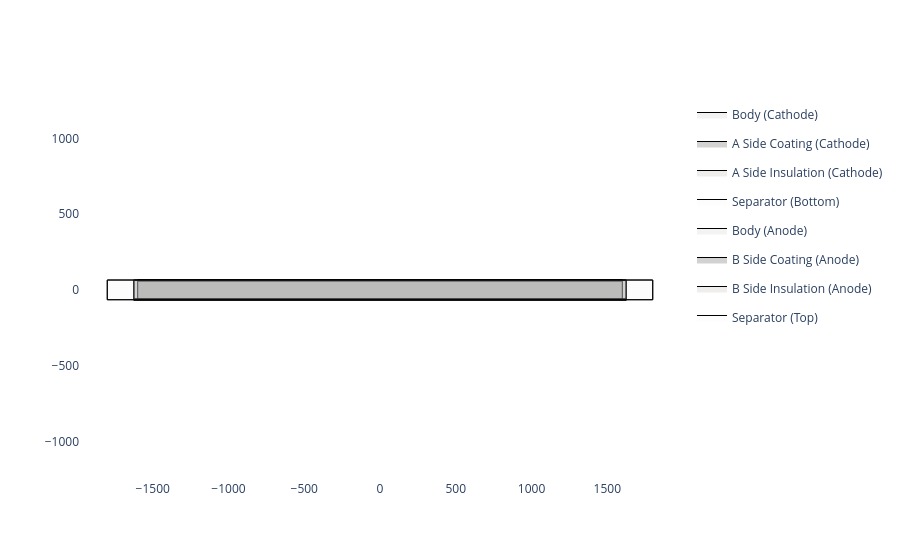

The notebook cell this image was saved under:
### Code cell
my_layup.get_top_down_view()

### Figure 1 — Plotly figure (JSON) as saved in the notebook; plotly's stock layout.template omitted (floating-point values rounded to 4 significant figures)
{"data": [{"fill": "toself", "fillcolor": "rgba(192, 192, 192, 0.2)", "legendgroup": "Body (Cathode) (Cathode)", "line": {"color": "black", "width": 1}, "mode": "lines", "name": "Body (Cathode)", "showlegend": true, "type": "scatter", "x": [-1600.0, -1600.0, -1600.0, 1600.0, 1600.0, 1600.0, -1600.0], "y": [-62.5, 62.5, 67.5, 67.5, 62.5, -62.5, -62.5]}, {"fill": "toself", "fillcolor": "rgba(47, 36, 31, 0.2)", "legendgroup": "A Side Coating (Cathode) (Cathode)", "line": {"color": "black", "width": 1}, "mode": "lines", "name": "A Side Coating (Cathode)", "type": "scatter", "x": [-1600.0, -1600.0, -1600.0, 1600.0, 1600.0, 1600.0, -1600.0, -1600.0, -1600.0, -1600.0, 1600.0, 1600.0, 1600.0, -1600.0], "y": [-62.5, 60.0, 60.0, 60.0, 60.0, -62.5, -62.5, -62.5, 60.0, 60.0, 60.0, 60.0, -62.5, -62.5]}, {"fill": "toself", "fillcolor": "rgba(176, 169, 159, 0.2)", "legendgroup": "A Side Insulation (Cathode) (Cathode)", "line": {"color": "black", "width": 1}, "mode": "lines", "name": "A Side Insulation (Cathode)", "type": "scatter", "x": [-1600.0, -1600.0, 1600.0, 1600.0, -1600.0, -1600.0, -1600.0, 1600.0, 1600.0, -1600.0], "y": [60.0, 62.5, 62.5, 60.0, 60.0, 60.0, 62.5, 62.5, 60.0, 60.0]}, {"fill": "toself", "fillcolor": "rgba(242, 242, 242, 0.2)", "legendgroup": "Separator_bottom", "line": {"color": "black", "width": 1}, "mode": "lines", "name": "Separator (Bottom)", "showlegend": true, "type": "scatter", "x": [-1800.0, -1800.0, 1800.0, 1800.0, -1800.0], "y": [-65.0, 65.0, 65.0, -65.0, -65.0]}, {"fill": "toself", "fillcolor": "rgba(192, 192, 192, 0.2)", "legendgroup": "Body (Anode) (Anode)", "line": {"color": "black", "width": 1}, "mode": "lines", "name": "Body (Anode)", "showlegend": true, "type": "scatter", "x": [-1625.0, -1625.0, -1625.0, 1625.0, 1625.0, 1625.0, -1625.0], "xaxis": "x", "y": [64.0, -64.0, -69.0, -69.0, -64.0, 64.0, 64.0], "yaxis": "y"}, {"fill": "toself", "fillcolor": "rgba(31, 31, 31, 0.2)", "legendgroup": "B Side Coating (Anode) (Anode)", "line": {"color": "black", "width": 1}, "mode": "lines", "name": "B Side Coating (Anode)", "type": "scatter", "x": [-1625.0, -1625.0, -1625.0, 1625.0, 1625.0, 1625.0, -1625.0, -1625.0, -1625.0, -1625.0, 1625.0, 1625.0, 1625.0, -1625.0], "xaxis": "x", "y": [64.0, -61.5, -61.5, -61.5, -61.5, 64.0, 64.0, 64.0, -61.5, -61.5, -61.5, -61.5, 64.0, 64.0], "yaxis": "y"}, {"fill": "toself", "fillcolor": "rgba(176, 169, 159, 0.2)", "legendgroup": "B Side Insulation (Anode) (Anode)", "line": {"color": "black", "width": 1}, "mode": "lines", "name": "B Side Insulation (Anode)", "type": "scatter", "x": [-1625.0, -1625.0, 1625.0, 1625.0, -1625.0, -1625.0, -1625.0, 1625.0, 1625.0, -1625.0], "xaxis": "x", "y": [-61.5, -64.0, -64.0, -61.5, -61.5, -61.5, -64.0, -64.0, -61.5, -61.5], "yaxis": "y"}, {"fill": "toself", "fillcolor": "rgba(242, 242, 242, 0.2)", "legendgroup": "Separator_top", "line": {"color": "black", "width": 1}, "mode": "lines", "name": "Separator (Top)", "showlegend": true, "type": "scatter", "x": [-1800.0, -1800.0, 1800.0, 1800.0, -1800.0], "y": [-65.0, 65.0, 65.0, -65.0, -65.0]}], "layout": {"paper_bgcolor": "white", "plot_bgcolor": "white", "xaxis": {"range": [-1980.0, 1980.0], "scaleanchor": "y", "title": {"text": ""}, "zeroline": false}, "yaxis": {"range": [-75.83, 74.33], "title": {"text": ""}, "zeroline": false}}}
